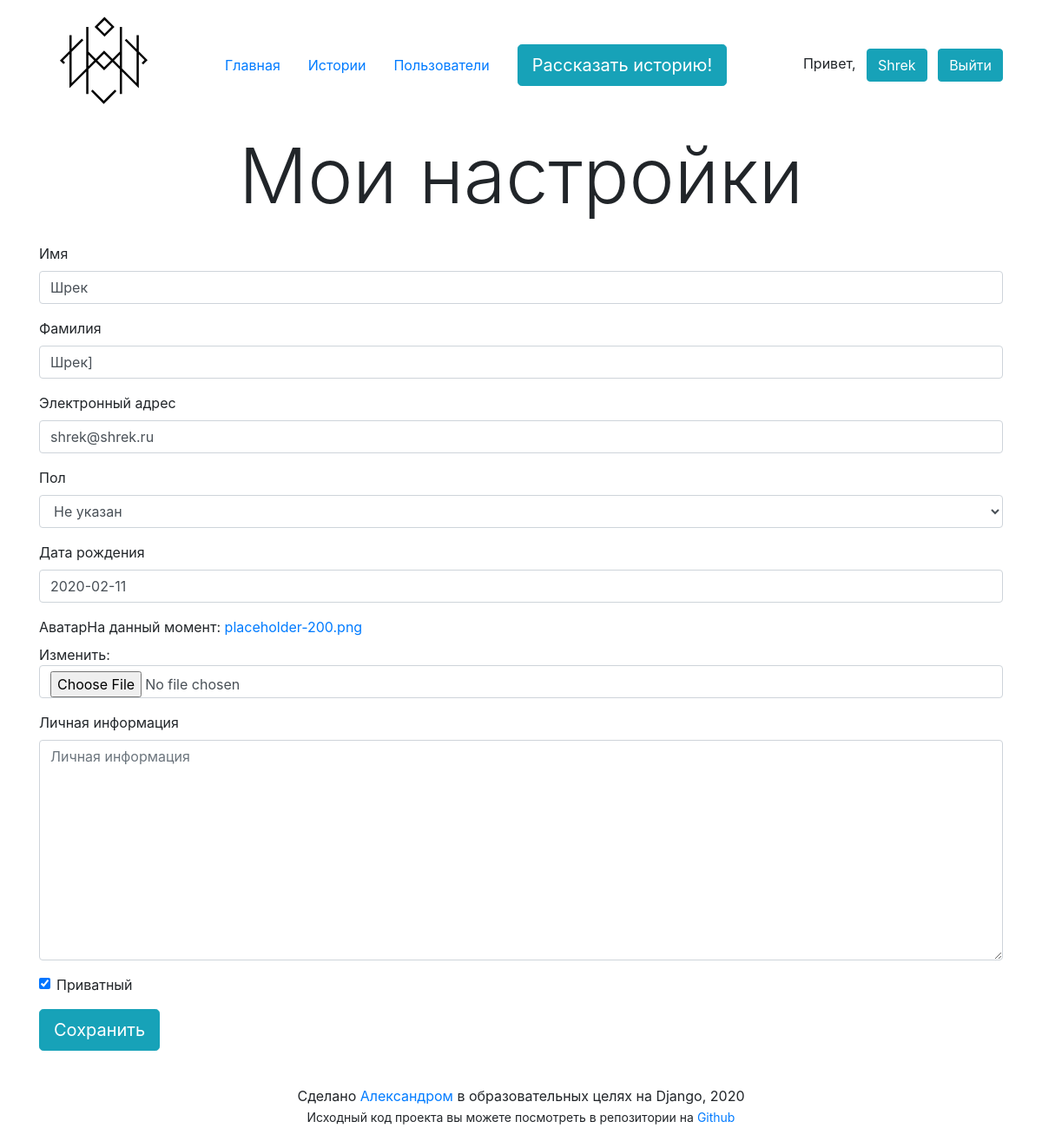
The page /settings (signed in) on the database as committed earlier.
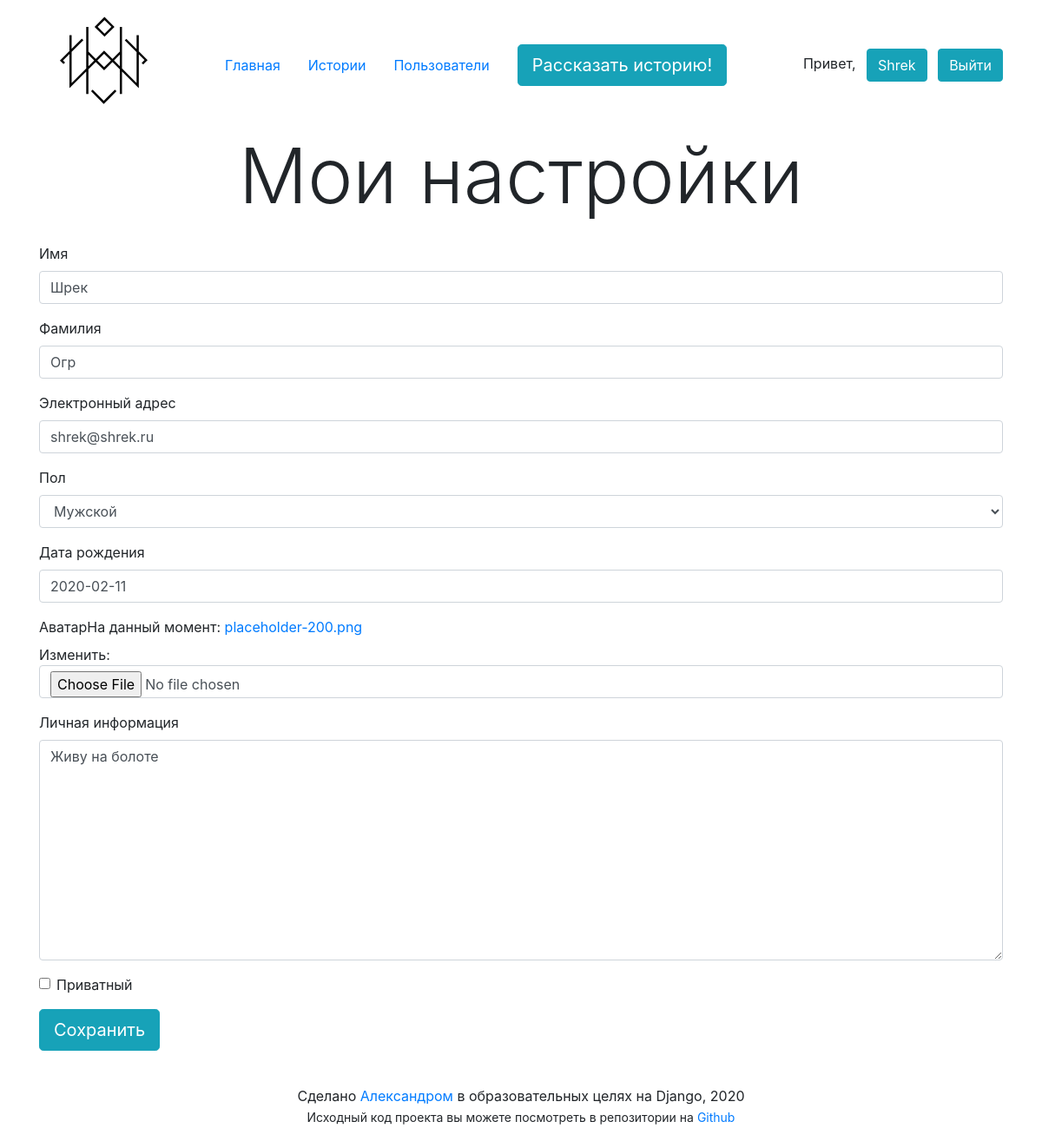
The same page on the database as committed later.
### app/models.py (models this page shows, shortened)
class Profile(models.Model):
    GENDERS = [
        ('Не указан', 'Не указан'),
        ('Мужской', 'Мужской'),
        ('Женский', 'Женский'),
    ]
    user = models.OneToOneField(User, verbose_name='Пользователь', on_delete=models.CASCADE)
    first_name = models.CharField('Имя', max_length=50)
    last_name = models.CharField('Фамилия', max_length=50)
    email = models.EmailField('Электронный адрес', max_length=50)
    image = models.ImageField('Аватар', upload_to='users/', default='placeholder-200.png')
    gender = models.CharField('Пол', choices=GENDERS, blank=False, default='Не указан', max_length=9, null=True)
    birth_date = models.DateField('Дата рождения', null=True, default=timezone.now)
    bio = models.TextField('Личная информация', max_length=1000, blank=True, default='')
    is_private = models.BooleanField('Приватный', default=False)
    class Meta:
        verbose_name = 'Профиль'
        verbose_name_plural = 'Профили'
        ordering = ['pk']

### app/views.py (the view, shortened to what this page needs)
# urls.py: path('settings', SettingsView.as_view(), name='settings'),
class SettingsView(View):
    def get(self, request):
        profile = get_object_or_404(Profile, user=request.user)
        form = SettingsForm(instance=profile)
        return render(request, 'profile_edit.html', context={'form': form})

### app/forms.py
class SettingsForm(forms.ModelForm):
    class Meta:
        model = Profile
        fields = (
            'first_name', 'last_name', 'email', 'gender', 'birth_date', 'image', 'bio', 'is_private'
        )

### app/templatetags/app_tags.py (called while the page is built)
@register.inclusion_tag('layout/base_tag.html', takes_context=True)
def nav(context, template='nav.html', page=None):
    return {'context': context, 'template': template, 'page': page}

### templates/profile_edit.html (shortened to what this page needs)
{%  extends 'layout/base.html' %}
{% load bootstrap4 %}
{% load app_tags %}
{% block nav %}
    {% nav %}
{% endblock %}
{% block h1 %}
    Мои настройки
{% endblock %}
{% block content %}
    <form method="post" enctype="multipart/form-data">
        {% bootstrap_form form %}
        <button class="btn btn-lg btn-info" type="submit">Сохранить</button>
    </form>
{% endblock %}

### templates/layout/base.html (shortened to what this page needs)
{% load bootstrap4 %}
{% load static %}
{% load app_tags %}
<!DOCTYPE html>
<html lang="ru">
<head>
    {% bootstrap_css %}
</head>
<body>
    <div class="container">
        <header class="row no-gutters align-items-center">
            <div class="">
                <img src="{% static 'app/logo.svg' %}" width="150" height="150" alt="Logo">
            </div>
            {% block nav %}{% endblock %}
            {% if user.is_authenticated or request.resolver_match.url_name != 'index' %}
            <div class="align-items-center">
                {% if user.is_authenticated %}
                <span class="mr-2">Привет,</span>
                <a href="{% url 'profile' user.username %}" class="btn btn-info mr-2">{{ user }}</a>
                <a href="{% url 'sign_out' %}" class="btn btn-info">Выйти</a>
                {% else %}
                <a href="{% url 'sign_up' %}" class="btn btn-info mr-2">Зарегистрироваться</a>
                <a href="{% url 'sign_in' %}" class="btn btn-info">Войти</a>
                {% endif %}
            </div>
        {% endif %}
        </header>
        <main class="pb-3 height-100">
            <h1 class="display-2 text-center mb-4 position-relative">{% block h1 %}{% endblock %}</h1>
            {% block content %}{% endblock %}
        </main>
        <footer class="pt-4 pb-4 text-center">
            <div>Сделано <a href="https://westerling13.github.io/">Александром</a> в образовательных целях на Django, 2020</div>
            <small>Исходный код проекта вы можете посмотреть в репозитории на <a href="https://github.com/Westerling13/social_project">Github</a></small>
        </footer>
    </div>
</body>
</html>

### templates/layout/base_tag.html
{% extends template %}

### templates/nav.html
<nav class="nav nav-pills pr-5 pl-5 flex-grow-1 align-items-center">
    <a class="nav-item nav-link{% if page == 'index' %} active{% endif %}" href="{% url 'index' %}">Главная</a>
    <a class="nav-item nav-link{% if page == 'stories' %} active{% endif %}" href="{% url 'stories' %}">Истории</a>
    <a class="mr-3 nav-item nav-link{% if page == 'users' %} active{% endif %}" href="{% url 'users' %}">Пользователи</a>
    {% if context.user.is_authenticated %}
        <a class="btn btn-info btn-lg" href="{% url 'story_add' %}">Рассказать историю!</a>
    {% endif %}
</nav>

Rows that differ between the two databases and show on the page:
changed Profile "Шрек": last_name "Шрек]" → "Огр"; gender "Не указан" → "Мужской"; bio (not shown) → "Живу на болоте"; is_private "☑" → "☐"
